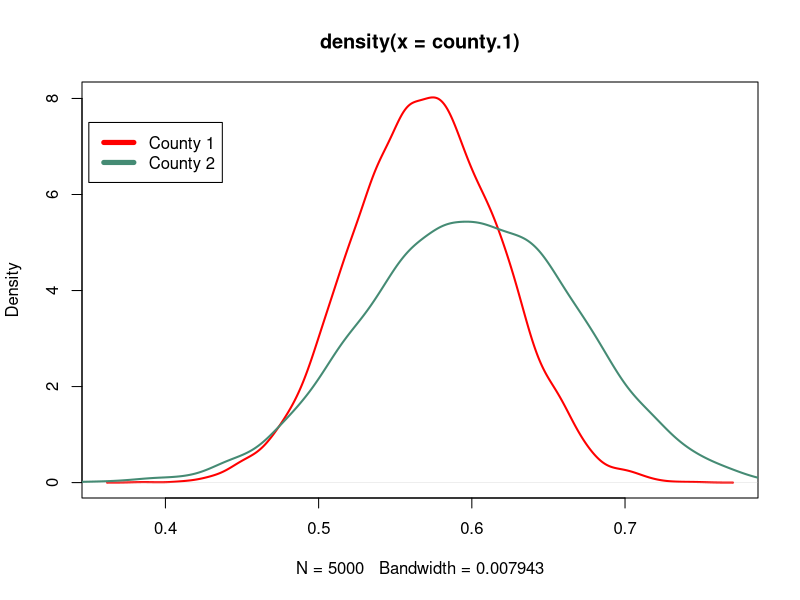
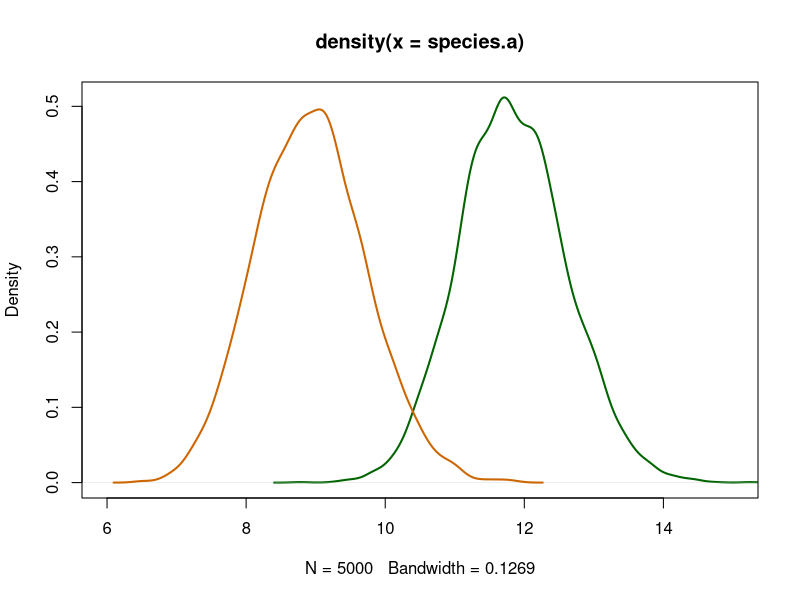
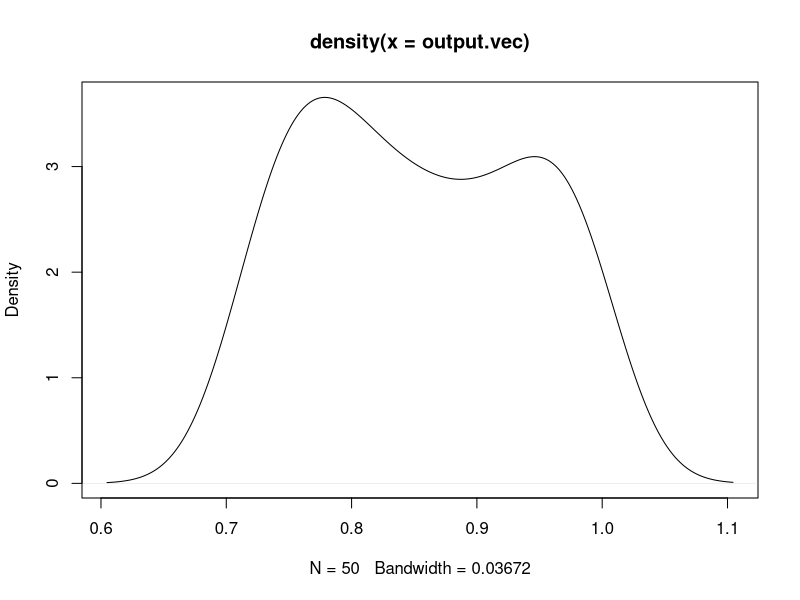

These charts were generated, in order, by the following R code:
#homework 03 R script


# Question 4.1
# With a uniform (beta(1,1)) prior, County 1's posterior is beta(57, 43)

set.seed(1738)
county.1 <- rbeta(n = 5000, shape1 = 57, shape2 = 43)

# with a uniform prior, County 2's posterior is beta(30, 20)

set.seed(1739)
county.2 <- rbeta(n = 5000, shape1 = 30, shape2 = 20)

plot(
  density(county.1)
  , col="red"
  , lwd = 2
  )
lines(density(county.2), col="aquamarine4", lwd=2)

legend(0.35, 7.5
       , c("County 1", "County 2") 
       , lty = c(1,1)
       , lwd = c(5,5)
       , col=c("red", "aquamarine4")
       )


# what is the probability that theta.1 is less than theta.2

mean(county.1 < county.2)



# Question 4.2
# Part A

y.a <- c(12,9,12,14,13,13,15,8,15,6)
y.b <- c(11,11,10,9,9,8,7,10,6,8,8,9,7)

n.a <- length(y.a)
n.b <- length(y.b)

a.a <- 120; b.a <- 10
a.b <- 12; b.b <- 1

sum.a <- sum(y.a)
sum.b <- sum(y.b)


species.a <- rgamma(n = 5000, (a.a + sum.a), (b.a + n.a) )
species.b <- rgamma(n = 5000, (a.b + sum.b) , (b.b + n.b) )

plot(density(species.a), col="darkgreen", lwd = 2, xlim = c(6,15))
lines(density(species.b), col = "darkorange3", lwd = 2)

mean(species.b < species.a)

# 4.2.B
# The actual vector length of y.b is 13, so I will work exercise for 
# length(y.b) belonging to [11,15]

# will use some of the global vars created above - the posterior
# for theta.a uses the same prior, so species.a will remain constant

# let's just use a loop from 1:20

loop.n <- 50
output.vec <- rep(0,loop.n)

for(i in 1:loop.n)
{
loop.a <- 12 * i
loop.b <- i
set.seed(i*2)
species.b <- rgamma(n = 5000, (loop.a + sum.b) , (loop.b + n.b) )
output.obj <- mean(species.b < species.a)
output.vec[i] <- output.obj
}

summary(output.vec)
plot(density(output.vec))


# 4.2.c
# Repeat the previous two questions, using posterior predictive distributions

# again using the global.vars from above, take random draws from our posterior

# repeating part A
species.a <- rgamma(n = 5000, (a.a + sum.a), (b.a + n.a) )
species.b <- rgamma(n = 5000, (a.b + sum.b) , (b.b + n.b) )

# now, use those theta values to take a random draw from a poisson distribution
# recall that poisson was the likelihood function of our data

species.a.pred <- rpois(5000, species.a)
species.b.pred <- rpois(5000, species.b)

mean(species.b.pred < species.a.pred)

# repeating part B

species.a <- rgamma(n = 5000, (a.a + sum.a), (b.a + n.a) )
species.a.pred <- rpois(5000, species.a)

loop.n <- 50
output.vec <- rep(0,loop.n)

for(i in 1:loop.n)
{
  loop.a <- 12 * i
  loop.b <- i
  set.seed(i*2)
  species.b <- rgamma(n = 5000, (loop.a + sum.b) , (loop.b + n.b) )
  species.b.pred <- rpois(5000, species.b)
  
  output.obj <- mean(species.b.pred < species.a.pred)
  output.vec[i] <- output.obj
}

summary(output.vec)

# same kind of result as with 4.2.b - once the prior gets out of control 
# your results shift pretty dramatically

